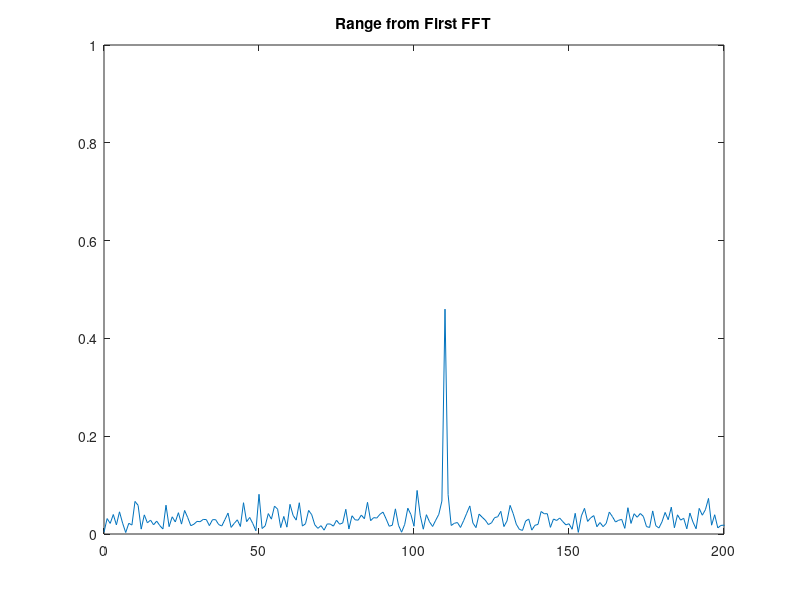
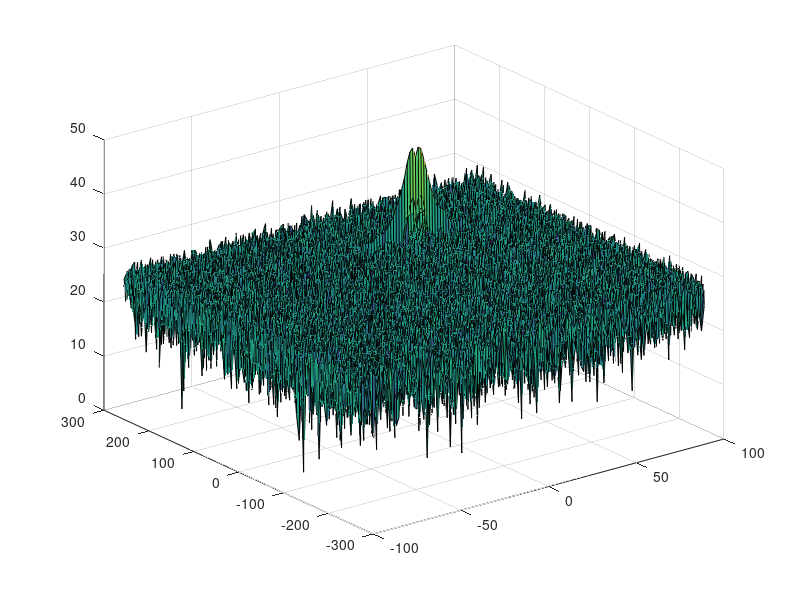

Source code (MATLAB) for these figures, in order: (Note: this script raises an error after producing the figures.)
clear all
clc;

%% Radar Specifications 
%%%%%%%%%%%%%%%%%%%%%%%%%%%
% Frequency of operation = 77GHz
% Max Range = 200m
% Range Resolution = 1 m
% Max Velocity = 100 m/s
%%%%%%%%%%%%%%%%%%%%%%%%%%%

%speed of light = 3e8
%% User Defined Range and Velocity of target
% *%TODO* :
% define the target's initial position and velocity. Note : Velocity
% remains contant
Rmax = 200;
R0 = 110;
V = 30;
Rres = 1;
c = 3e8;

%% FMCW Waveform Generation

% *%TODO* :
% Design the FMCW waveform by giving the specs of each of its parameters.
% Calculate the Bandwidth (B), Chirp Time (Tchirp) and Slope (slope) of the FMCW
% chirp using the requirements above.
B = c / (2 * Rres);
Tchirp = 5.5 * 2 * Rmax / c;
slope = B / Tchirp;

disp(slope);

%Operating carrier frequency of Radar 
fc= 77e9;             %carrier freq

                                                          
%The number of chirps in one sequence. Its ideal to have 2^ value for the ease of running the FFT
%for Doppler Estimation. 
Nd=128;                   % #of doppler cells OR #of sent periods % number of chirps

%The number of samples on each chirp. 
Nr=1024;                  %for length of time OR # of range cells

% Timestamp for running the displacement scenario for every sample on each
% chirp
t=linspace(0,Nd*Tchirp,Nr*Nd); %total time for samples


%Creating the vectors for Tx, Rx and Mix based on the total samples input.
Tx=zeros(1,length(t)); %transmitted signal
Rx=zeros(1,length(t)); %received signal
Mix = zeros(1,length(t)); %beat signal

%Similar vectors for range_covered and time delay.
r_t=zeros(1,length(t));
td=zeros(1,length(t)); % don't understand for what purpose is `td` here?


%% Signal generation and Moving Target simulation
% Running the radar scenario over the time. 

for i=1:length(t)         
    
    % *%TODO* :
    %For each time stamp update the Range of the Target for constant velocity. 
    r_t(i) = R0 + t(i) * V;
    
    % *%TODO* :
    %Now by mixing the Transmit and Receive generate the beat signal
    %This is done by element wise matrix multiplication of Transmit and
    %Receiver Signal
    %Let's calculate the beat signal directly (and add some noise): 
    Mix(i) = cos( 2 * pi * ( ( (2*slope*r_t(i)) /c * t(i)) + ( (2*fc*V) /c*t(i)) ) ) + randn;
end

%% RANGE MEASUREMENT

% *%TODO* :
%reshape the vector into Nr*Nd array. Nr and Nd here would also define the size of
%Range and Doppler FFT respectively.

Mix=reshape(Mix,[Nr,Nd]);

 % *%TODO* :
%run the FFT on the beat signal along the range bins dimension (Nr) and
%normalize.

signal_fft = fft(Mix, Nr) / Nr;

% *%TODO* :
% Take the absolute value of FFT output

signal_fft = abs(signal_fft);

 % *%TODO* :
% Output of FFT is double sided signal, but we are interested in only one side of the spectrum.
% Hence we throw out half of the samples.

signal_fft = signal_fft(1:Nr/2+1);

%plotting the range
% figure ('Name','Range from First FFT')
% subplot(2,1,1)

 % *%TODO* :
 % plot FFT output 
f = (0:(Nr / 2));
plot(f, signal_fft);
title('Range from First FFT')
axis ([0 200 0 1]);


%% RANGE DOPPLER RESPONSE
% The 2D FFT implementation is already provided here. This will run a 2DFFT
% on the mixed signal (beat signal) output and generate a range doppler
% map.You will implement CFAR on the generated RDM

% Range Doppler Map Generation.

% The output of the 2D FFT is an image that has reponse in the range and
% doppler FFT bins. So, it is important to convert the axis from bin sizes
% to range and doppler based on their Max values.

% Mix=reshape(Mix,[Nr,Nd]); % already done above

% 2D FFT using the FFT size for both dimensions.
sig_fft2 = fft2(Mix,Nr,Nd);

% Taking just one side of signal from Range dimension.
sig_fft2 = sig_fft2(1:Nr/2,1:Nd);
sig_fft2 = fftshift (sig_fft2);
RDM = abs(sig_fft2);
RDM = 10*log10(RDM) ;

%use the surf function to plot the output of 2DFFT and to show axis in both
%dimensions
doppler_axis = linspace(-100,100,Nd);
range_axis = linspace(-200,200,Nr/2)*((Nr/2)/400);
figure,surf(doppler_axis,range_axis,RDM);

%% CFAR implementation

%Slide Window through the complete Range Doppler Map

% *%TODO* :
%Select the number of Training and Guard Cells in both the dimensions.
% Declare training and guard cells for range
TR = 8;
GR = 4;
% Declare training and guard cells for doppler (velocity)
TD = 6;
GD = 2;

% *%TODO* :
% offset the threshold by SNR value in dB
offset=5;

% *%TODO* :
%Create a vector to store noise_level for each iteration on training cells
noise_level = zeros(1,1); % why is it here? another extra variable?


% *%TODO* :
%design a loop such that it slides the CUT across range doppler map by
%giving margins at the edges for Training and Guard Cells.
%For every iteration sum the signal level within all the training
%cells. To sum convert the value from logarithmic to linear using db2pow
%function. Average the summed values for all of the training
%cells used. After averaging convert it back to logarithimic using pow2db.
%Further add the offset to it to determine the threshold. Next, compare the
%signal under CUT with this threshold. If the CUT level > threshold assign
%it a value of 1, else equate it to 0.

% create array of zeros, to store only signals > noise_level
Nr_n = size(RDM, 1);
Nd_n = size(RDM, 2);
signal_cfar = zeros(Nr_n, Nd_n);

% slide through the RDM array
for i = 1:(Nr_n-(GR+TR+1))     
    for j = 1:(Nd_n-(GD+TD+1))     
        s = db2pow(RDM(i:i+TR-1, j:j+TD-1));
        noise_level = sum(s, 'all');

        noise_level = (noise_level / (TD+TR)) * offset;
        noise_level = pow2db(noise_level);

        CUT = RDM(i+GR+TR, j+GD+TD);
        if CUT >= noise_level
            signal_cfar(i+GR+TR, j+GD+TD) = 1;
        end
        
    end
end


% *%TODO* :
% The process above will generate a thresholded block, which is smaller 
%than the Range Doppler Map as the CUT cannot be located at the edges of
%matrix. Hence,few cells will not be thresholded. To keep the map size same
% set those values to 0. 

% already done above...

% *%TODO* :
%display the CFAR output using the Surf function like we did for Range
%Doppler Response output.
figure,surf(doppler_axis, range_axis, signal_cfar);
colorbar;


 
 